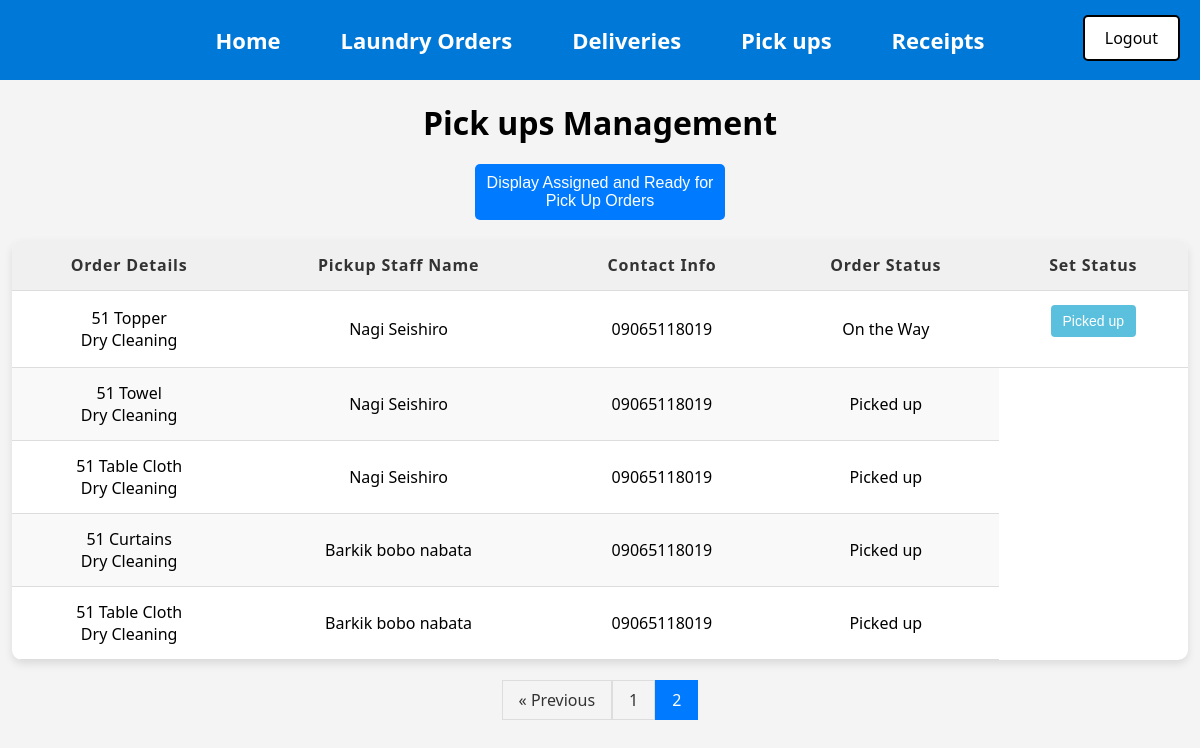
Screenshot of /Pickups.php?page=2&show_unassigned=false (signed in) with the database file from the repository.
### tables this page shows
CREATE TABLE `Pickups` (
  `Pickup_ID` int(11) NOT NULL AUTO_INCREMENT,
  `Date` date DEFAULT NULL,
  `Status` varchar(250) DEFAULT NULL,
  `Pickup_staff_name` varchar(40) DEFAULT NULL,
  `Contact_info` varchar(11) DEFAULT NULL,
  `Order_ID` int(11) NOT NULL,
  `User_ID` int(11) NOT NULL,
  PRIMARY KEY (`Pickup_ID`),
  KEY `Orders_Pickups` (`Order_ID`),
  KEY `Users_Pickups` (`User_ID`),
  CONSTRAINT `Orders_Pickups` FOREIGN KEY (`Order_ID`) REFERENCES `Orders` (`Order_ID`),
  CONSTRAINT `Users_Pickups` FOREIGN KEY (`User_ID`) REFERENCES `Users` (`User_ID`)
);

CREATE TABLE `Orders` (
  `Order_ID` int(11) NOT NULL AUTO_INCREMENT,
  `Order_date` date NOT NULL,
  `Laundry_type` varchar(40) NOT NULL,
  `Laundry_quantity` varchar(40) NOT NULL,
  `Cleaning_type` varchar(40) NOT NULL,
  `Place` varchar(40) NOT NULL,
  `Priority_number` varchar(40) NOT NULL,
  `Status` varchar(250) DEFAULT NULL,
  `User_ID` int(11) NOT NULL,
  PRIMARY KEY (`Order_ID`),
  KEY `Users_Orders` (`User_ID`),
  CONSTRAINT `Users_Orders` FOREIGN KEY (`User_ID`) REFERENCES `Users` (`User_ID`)
);

### htdocs/Pickups.php (the view, shortened to what this page needs)
<?php
include("db_connect.php");
include("Menu.php");
include("Logout.php");
$results_per_page = 5;
$current_page = isset($_GET['page']) && is_numeric($_GET['page']) ? intval($_GET['page']) : 1;
$start_from = ($current_page - 1) * $results_per_page;
$show_unassigned = isset($_GET['show_unassigned']) && $_GET['show_unassigned'] === 'true';
$show_unassigned_condition = $show_unassigned
    ? "(Orders.Status = 'Ready for Pick up' OR Pickups.Status = 'Assigned')"
    : "(Pickups.Status IN ('On the way', 'Picked up') AND Orders.Status != 'Ready for Pick up' AND Orders.Status != 'Assigned')";
$sql = "SELECT Orders.Order_ID, Orders.Laundry_type, Orders.Laundry_quantity, Orders.Cleaning_type, Orders.Place, Orders.Status AS OrderStatus,
            Pickups.Pickup_ID, Pickups.Date, Pickups.Pickup_staff_name, Pickups.Status AS PickupStatus, Pickups.Contact_info
        FROM Orders
       LEFT JOIN Pickups ON Orders.Order_ID = Pickups.Order_ID
        WHERE $show_unassigned_condition
        ORDER BY
    CASE
        WHEN Pickups.Status = 'On the way' THEN 1
        WHEN Pickups.Status = 'Picked up' THEN 2
        WHEN Pickups.Status = 'Assigned' THEN 3
        ELSE 4
    END,
    Pickups.Date ASC
        LIMIT $start_from, $results_per_page;";
$query = mysqli_query($conn, $sql);
$total_query = "SELECT COUNT(*) AS total
                FROM Orders
                LEFT JOIN Pickups ON Orders.Order_ID = Pickups.Order_ID
                WHERE $show_unassigned_condition";
$total_result = mysqli_query($conn, $total_query);
$total_row = mysqli_fetch_assoc($total_result);
$total_results = $total_row['total'];
$total_pages = ceil($total_results / $results_per_page);
?>
<!DOCTYPE html>
<html lang="en">
<head>
</head>
<body>
    <h1>Pick ups Management</h1>
    <form method="GET" style="margin-bottom: 10px; text-align: center;">
        <button type="submit" class="toggle-btn">
            <?php echo $show_unassigned ? 'Display Active Pick ups' : ' Display Assigned and Ready for Pick Up Orders '; ?>
        </button>
    </form>
    <table>
        <thead>
            <tr>
                <th>Order Details</th>
                <th>Pickup Staff Name</th>
                <th>Contact Info</th>
                <th>Order Status</th>
                <?php
                $show_set_status = false;
                if ($query && mysqli_num_rows($query) > 0) {
                    mysqli_data_seek($query, 0);
                    while ($row = mysqli_fetch_assoc($query)) {
                        if ($row['OrderStatus'] !== 'Picked up') {
                            $show_set_status = true;
                            break;
                        }
                    }
                    mysqli_data_seek($query, 0);
                }
                if (!$show_unassigned && $show_set_status) {
                    echo '<th>Set Status</th>';
                }
                ?>
            </tr>
        </thead>
        <tbody>
            <?php
            if ($query) {
                while ($row = mysqli_fetch_assoc($query)) {
                    echo "<tr>";
                    echo "<td>" . htmlspecialchars($row['Laundry_quantity']) . " " . htmlspecialchars($row['Laundry_type']) . "<br>" . htmlspecialchars($row['Cleaning_type']) .  "</td>";
                    echo "<td>" . htmlspecialchars($row["Pickup_staff_name"] ?? 'Not Assigned') . "</td>";
                    echo "<td>" . htmlspecialchars($row["Contact_info"] ?? 'Not Assigned') . "</td>";
                    echo "<td>" . htmlspecialchars($row["OrderStatus"]) . "</td>";
                    if (!$show_unassigned && $show_set_status && $row['OrderStatus'] !== 'Picked up' && isset($row['Pickup_ID'])) {
                        echo "<td><form method='POST'>
                                <input type='hidden' name='Pickup_ID' value='" . htmlspecialchars($row['Pickup_ID']) . "'>
                                <button type='submit' name='status' value='Picked up' class='status-btn ready-for-pickup'>Picked up</button>
                              </form></td>";
                    }
                    echo "</tr>";
                }
            } else {
                echo "<tr><td colspan='6'>No records found.</td></tr>";
            }
            ?>
        </tbody>
    </table>
    <div class="pagination">
        <?php
        if ($current_page > 1) {
            echo '<a href="Pickups.php?page=' . ($current_page - 1) . '&show_unassigned=' . ($show_unassigned ? 'true' : 'false') . '">&laquo; Previous</a>';
        }
        for ($i = 1; $i <= $total_pages; $i++) {
            $active_class = ($i == $current_page) ? 'active' : '';
            echo '<a href="Pickups.php?page=' . $i . '&show_unassigned=' . ($show_unassigned ? 'true' : 'false') . '" class="' . $active_class . '">' . $i . '</a>';
        }
        ?>
    </div>
</body>
</html>

### htdocs/Menu.php (style rules this page uses)
body { font-family: 'Segoe UI', Tahoma, Geneva, Verdana, sans-serif; margin: 0; padding: 0; }

### htdocs/Pickups.php (style rules this page uses)
body { font-family: 'Segoe UI', Tahoma, Geneva, Verdana, sans-serif; background-color: #f4f4f4; margin: 0; padding: 0; color: #333; }
h1 { text-align: center; font-weight: bold; margin-bottom: 20px; color: black; }
table { width: 98%; margin: 20px auto; border-collapse: collapse; box-shadow: 0 4px 8px rgba(0, 0, 0, 0.1); background-color: #fff; border-radius: 10px; overflow: hidden; }
th, td { padding: 14px 16px; text-align: center; border-bottom: 1px solid #ddd; color: black; }
th { background-color: #f0f0f0; color: #333; font-weight: bold; letter-spacing: 0.8px; }
tr:nth-child(even) { background-color: #f9f9f9; }
.status-btn { padding: 8px 12px; border: none; border-radius: 4px; cursor: pointer; font-size: 14px; color: white; transition: background-color 0.3s ease; }
.ready-for-pickup { background-color: #5bc0de; }
.toggle-btn { display: block; width: 250px; margin: 20px auto; padding: 10px; font-size: 16px; background-color: #007bff; color: white; border: none; cursor: pointer; border-radius: 5px; text-align: center; transition: background-color 0.3s ease; }
.pagination { text-align: center; margin-top: 20px; }
.pagination a { display: inline-block; padding: 8px 16px; text-decoration: none; border: 1px solid #ddd; color: #333; }
.pagination a.active { background-color: #007bff; color: white; border: 1px solid #007bff; }

### rows the page displays
pickups: Order_ID.Laundry_quantity "51", Order_ID.Laundry_type "Topper", Order_ID.Cleaning_type "Dry Cleaning", Pickup_staff_name "Nagi Seishiro", Contact_info "09065118019", Order_ID.Status "On the Way"
pickups: Order_ID.Laundry_quantity "51", Order_ID.Laundry_type "Towel", Order_ID.Cleaning_type "Dry Cleaning", Pickup_staff_name "Nagi Seishiro", Contact_info "09065118019", Order_ID.Status "Picked up"
pickups: Order_ID.Laundry_quantity "51", Order_ID.Laundry_type "Table Cloth", Order_ID.Cleaning_type "Dry Cleaning", Pickup_staff_name "Nagi Seishiro", Contact_info "09065118019", Order_ID.Status "Picked up"
pickups: Order_ID.Laundry_quantity "51", Order_ID.Laundry_type "Curtains", Order_ID.Cleaning_type "Dry Cleaning", Pickup_staff_name "Barkik bobo nabata", Contact_info "09065118019", Order_ID.Status "Picked up"
pickups: Order_ID.Laundry_quantity "51", Order_ID.Laundry_type "Table Cloth", Order_ID.Cleaning_type "Dry Cleaning", Pickup_staff_name "Barkik bobo nabata", Contact_info "09065118019", Order_ID.Status "Picked up"
